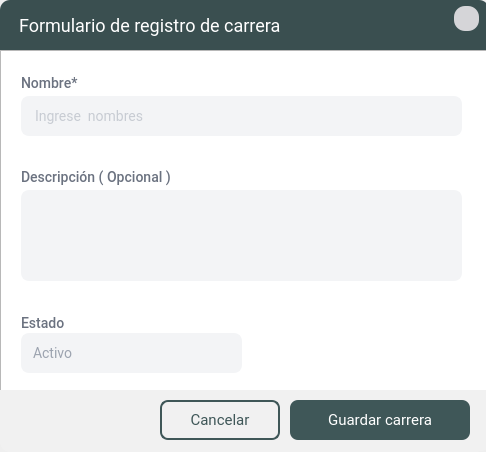
<?xml version="1.0" encoding="UTF-8"?>
<ui version="4.0">
 <class>FormularioCarreras</class>
 <widget class="QDialog" name="FormularioCarreras">
  <property name="geometry">
   <rect>
    <x>0</x>
    <y>0</y>
    <width>486</width>
    <height>452</height>
   </rect>
  </property>
  <property name="minimumSize">
   <size>
    <width>486</width>
    <height>452</height>
   </size>
  </property>
  <property name="maximumSize">
   <size>
    <width>486</width>
    <height>452</height>
   </size>
  </property>
  <property name="windowTitle">
   <string>Formulario Carrera</string>
  </property>
  <layout class="QGridLayout" name="gridLayout">
   <property name="leftMargin">
    <number>0</number>
   </property>
   <property name="topMargin">
    <number>0</number>
   </property>
   <property name="rightMargin">
    <number>0</number>
   </property>
   <property name="bottomMargin">
    <number>0</number>
   </property>
   <property name="spacing">
    <number>0</number>
   </property>
   <item row="0" column="0">
    <widget class="QFrame" name="frame">
     <property name="styleSheet">
      <string notr="true">#frame{background-color: #f1f1f1;
border-top-left-radius: 10px;
border-top-right-radius: 10px; 
border-bottom-right-radius: 10px;
border-bottom-left-radius: 10px;}
</string>
     </property>
     <property name="frameShape">
      <enum>QFrame::StyledPanel</enum>
     </property>
     <property name="frameShadow">
      <enum>QFrame::Raised</enum>
     </property>
     <widget class="QFrame" name="frame_2">
      <property name="geometry">
       <rect>
        <x>0</x>
        <y>0</y>
        <width>489</width>
        <height>50</height>
       </rect>
      </property>
      <property name="minimumSize">
       <size>
        <width>489</width>
        <height>50</height>
       </size>
      </property>
      <property name="maximumSize">
       <size>
        <width>489</width>
        <height>50</height>
       </size>
      </property>
      <property name="styleSheet">
       <string notr="true">#frame_2{background: #3A4F50 ;border-top-left-radius: 10px;
border-top-right-radius: 10px;}</string>
      </property>
      <property name="frameShape">
       <enum>QFrame::NoFrame</enum>
      </property>
      <property name="frameShadow">
       <enum>QFrame::Raised</enum>
      </property>
      <widget class="QToolButton" name="btn_close">
       <property name="geometry">
        <rect>
         <x>454</x>
         <y>6</y>
         <width>25</width>
         <height>25</height>
        </rect>
       </property>
       <property name="focusPolicy">
        <enum>Qt::NoFocus</enum>
       </property>
       <property name="toolTip">
        <string>Cerrar</string>
       </property>
       <property name="styleSheet">
        <string notr="true">#btn_close{
font-family: Roboto;
font-weight: normal;
font-size: 14px;
background-color: #d5d5d8;
color: #6B7280;
border-radius:11px
}



#btn_close:hover{background:#ce4d3a ;
border-radius:11px; }

</string>
       </property>
       <property name="text">
        <string/>
       </property>
       <property name="icon">
        <iconset resource="../image/source.qrc">
         <normaloff>:/menu/x.png</normaloff>:/menu/x.png</iconset>
       </property>
       <property name="iconSize">
        <size>
         <width>13</width>
         <height>13</height>
        </size>
       </property>
       <property name="autoRaise">
        <bool>true</bool>
       </property>
      </widget>
      <widget class="QLabel" name="lbl_titulo_ventana">
       <property name="geometry">
        <rect>
         <x>19</x>
         <y>15</y>
         <width>401</width>
         <height>21</height>
        </rect>
       </property>
       <property name="styleSheet">
        <string notr="true">QLabel{font-family: Roboto;
font-style: normal;
font-weight: normal;
font-size: 18px;
line-height: 23px;
letter-spacing: 0.02em;
color: #FFFFFF;}</string>
       </property>
       <property name="text">
        <string>Formulario de registro de carrera</string>
       </property>
      </widget>
     </widget>
     <widget class="QScrollArea" name="scrollArea">
      <property name="geometry">
       <rect>
        <x>0</x>
        <y>50</y>
        <width>491</width>
        <height>341</height>
       </rect>
      </property>
      <property name="styleSheet">
       <string notr="true">
QLabel{
font-family: Roboto;
font-style: normal;
font-weight: 450;
font-size: 14px;
letter-spacing: 0.02em;
color: #6B7280;}


QLineEdit{
font-family: Roboto;
font-style: normal;
font-weight: normal;
font-size: 14px;
letter-spacing: 0.02em;
background: #F3F4F6;
border: 2px solid #F3F4F6;
border-radius: 8px;
color:#9CA3AF;
padding:10px}

QLineEdit::focus{
background: #FFFFFF;
border: 2px solid #344647;
border-radius: 8px;
}

/* PLANTEXT*/
QPlainTextEdit{
font-family: Roboto;
font-style: normal;
font-weight: normal;
font-size: 14px;
letter-spacing: 0.02em;
background: #F3F4F6;
border: 2px solid #F3F4F6;
border-radius: 8px;
color:#9CA3AF;
padding:10px}

QPlainTextEdit::focus{
background: #FFFFFF;
border: 2px solid #3a4f50;
border-radius: 8px;
}



/* QLabel para Mostrar Error */
QLabel#errorNombre{
    font-family: Roboto;
    font-style: normal;
    font-weight: bold;
    font-size: 14px;
    color: #D32F2F; 
}

/* COMBOBOX */

QComboBox{
font-family: Roboto;
font-style: normal;
font-weight: normal;
font-size: 14px;
letter-spacing: 0.02em;
background: #F3F4F6;
color:#9CA3AF;
border-radius:8px;
padding:10px;
combobox-popup: 0;
border: 2px solid #F3F4F6;

}


QComboBox::drop-down
{
    width: 20px;
    border-left-width: 1px;
	padding: 10px 10px 10px 20px;
 }


QComboBox QAbstractItemView {
	color:#9CA3AF;
	font-size:14px;
	background-color: #F3F4F6;
	selection-background-color:#344647;
	selection-color:#ffffff;
	outline: 0px;
   border: 1px solid #344647;
 border-radius:8px;
padding:10px
}



QComboBox::down-arrow
{
	image: url(:/menu/contraerabajo.png);
     width: 11px;
     height: 11px;
}

QComboBox::focus{
background: #FFFFFF;
border: 2px solid #344647;
border-radius: 8px;
}


</string>
      </property>
      <property name="widgetResizable">
       <bool>true</bool>
      </property>
      <widget class="QWidget" name="scroll_registro_estudiante">
       <property name="geometry">
        <rect>
         <x>0</x>
         <y>0</y>
         <width>489</width>
         <height>339</height>
        </rect>
       </property>
       <property name="minimumSize">
        <size>
         <width>0</width>
         <height>250</height>
        </size>
       </property>
       <property name="styleSheet">
        <string notr="true">#scroll_registro_estudiante{
	background-color: rgb(255, 255, 255);
}</string>
       </property>
       <widget class="QLineEdit" name="line_nombre">
        <property name="enabled">
         <bool>true</bool>
        </property>
        <property name="geometry">
         <rect>
          <x>20</x>
          <y>45</y>
          <width>441</width>
          <height>40</height>
         </rect>
        </property>
        <property name="styleSheet">
         <string notr="true"/>
        </property>
        <property name="maxLength">
         <number>30</number>
        </property>
        <property name="frame">
         <bool>true</bool>
        </property>
        <property name="alignment">
         <set>Qt::AlignLeading|Qt::AlignLeft|Qt::AlignVCenter</set>
        </property>
        <property name="placeholderText">
         <string>Ingrese  nombres</string>
        </property>
       </widget>
       <widget class="QLabel" name="lbl11">
        <property name="geometry">
         <rect>
          <x>20</x>
          <y>20</y>
          <width>171</width>
          <height>21</height>
         </rect>
        </property>
        <property name="styleSheet">
         <string notr="true"/>
        </property>
        <property name="text">
         <string>Nombre*</string>
        </property>
        <property name="alignment">
         <set>Qt::AlignBottom|Qt::AlignLeading|Qt::AlignLeft</set>
        </property>
       </widget>
       <widget class="QPlainTextEdit" name="plain_descripcion">
        <property name="geometry">
         <rect>
          <x>20</x>
          <y>139</y>
          <width>441</width>
          <height>91</height>
         </rect>
        </property>
        <property name="minimumSize">
         <size>
          <width>0</width>
          <height>0</height>
         </size>
        </property>
        <property name="maximumSize">
         <size>
          <width>16777215</width>
          <height>16777215</height>
         </size>
        </property>
        <property name="styleSheet">
         <string notr="true"/>
        </property>
       </widget>
       <widget class="QLabel" name="lbl11_2">
        <property name="geometry">
         <rect>
          <x>20</x>
          <y>114</y>
          <width>171</width>
          <height>21</height>
         </rect>
        </property>
        <property name="styleSheet">
         <string notr="true"/>
        </property>
        <property name="text">
         <string>Descripción ( Opcional )</string>
        </property>
        <property name="alignment">
         <set>Qt::AlignBottom|Qt::AlignLeading|Qt::AlignLeft</set>
        </property>
       </widget>
       <widget class="QLabel" name="errorNombre">
        <property name="geometry">
         <rect>
          <x>20</x>
          <y>85</y>
          <width>441</width>
          <height>16</height>
         </rect>
        </property>
        <property name="text">
         <string/>
        </property>
       </widget>
       <widget class="QLabel" name="lbl11_3">
        <property name="geometry">
         <rect>
          <x>20</x>
          <y>260</y>
          <width>171</width>
          <height>21</height>
         </rect>
        </property>
        <property name="styleSheet">
         <string notr="true"/>
        </property>
        <property name="text">
         <string>Estado</string>
        </property>
        <property name="alignment">
         <set>Qt::AlignBottom|Qt::AlignLeading|Qt::AlignLeft</set>
        </property>
       </widget>
       <widget class="QComboBox" name="cbo_estado">
        <property name="geometry">
         <rect>
          <x>20</x>
          <y>282</y>
          <width>221</width>
          <height>40</height>
         </rect>
        </property>
        <item>
         <property name="text">
          <string>Activo</string>
         </property>
        </item>
        <item>
         <property name="text">
          <string>Inactivo</string>
         </property>
        </item>
       </widget>
      </widget>
     </widget>
     <widget class="QFrame" name="frame_pie_pagina">
      <property name="geometry">
       <rect>
        <x>0</x>
        <y>390</y>
        <width>491</width>
        <height>61</height>
       </rect>
      </property>
      <property name="styleSheet">
       <string notr="true">#frame_pie_pagina{background-color: #f1f1f1; 
border-bottom-right-radius: 10px;
border-bottom-left-radius: 10px;}

/*  BOTON */

QPushButton {
    font-family: Roboto;
    font-style: normal;
    font-weight: normal;
    font-size: 15px;
    letter-spacing: 0.02em;
    color: white;
    padding: 8px 16px;
    background: #3f5758;
    border: none; 
    border-radius: 8px; 
}

QPushButton:hover {
    background: #4a6b6c; 
    border: none;
    border-radius: 8px;
}


QPushButton:pressed {
    background: #2e4546;
    border: none;
    border-radius: 8px;
}


/* Botón Cancelar */
QPushButton#cancelButton {
    font-family: Roboto;
    font-style: normal;
    font-weight: normal;
    font-size: 15px;
    letter-spacing: 0.02em;
    color: #3f5758;
    padding: 8px 16px;
    background: transparent;
    border: 2px solid #3f5758; 
    border-radius: 8px; 
}

QPushButton#cancelButton:hover {
    background: rgba(63, 87, 88, 0.1); /* Fondo ligeramente oscuro en hover */
    color: #2e4546; 
    border: 2px solid #2e4546;
}

QPushButton#cancelButton:pressed {
    background: rgba(63, 87, 88, 0.2); /* Fondo más oscuro en estado presionado */
    color: #1c2d2e; 
    border: 2px solid #1c2d2e;
}

</string>
      </property>
      <property name="frameShape">
       <enum>QFrame::StyledPanel</enum>
      </property>
      <property name="frameShadow">
       <enum>QFrame::Raised</enum>
      </property>
      <widget class="QPushButton" name="btn_agregar_carrera">
       <property name="geometry">
        <rect>
         <x>290</x>
         <y>10</y>
         <width>180</width>
         <height>40</height>
        </rect>
       </property>
       <property name="minimumSize">
        <size>
         <width>180</width>
         <height>40</height>
        </size>
       </property>
       <property name="maximumSize">
        <size>
         <width>110</width>
         <height>40</height>
        </size>
       </property>
       <property name="cursor">
        <cursorShape>PointingHandCursor</cursorShape>
       </property>
       <property name="styleSheet">
        <string notr="true"/>
       </property>
       <property name="text">
        <string>Guardar carrera</string>
       </property>
       <property name="icon">
        <iconset resource="../image/source.qrc">
         <normaloff>:/menu/botonadd.png</normaloff>:/menu/botonadd.png</iconset>
       </property>
       <property name="iconSize">
        <size>
         <width>15</width>
         <height>21</height>
        </size>
       </property>
      </widget>
      <widget class="QPushButton" name="cancelButton">
       <property name="geometry">
        <rect>
         <x>160</x>
         <y>10</y>
         <width>120</width>
         <height>40</height>
        </rect>
       </property>
       <property name="minimumSize">
        <size>
         <width>120</width>
         <height>40</height>
        </size>
       </property>
       <property name="maximumSize">
        <size>
         <width>120</width>
         <height>40</height>
        </size>
       </property>
       <property name="cursor">
        <cursorShape>PointingHandCursor</cursorShape>
       </property>
       <property name="focusPolicy">
        <enum>Qt::NoFocus</enum>
       </property>
       <property name="styleSheet">
        <string notr="true"/>
       </property>
       <property name="text">
        <string>Cancelar</string>
       </property>
       <property name="icon">
        <iconset resource="../image/source.qrc">
         <normaloff>:/menu/no.png</normaloff>:/menu/no.png</iconset>
       </property>
       <property name="iconSize">
        <size>
         <width>15</width>
         <height>21</height>
        </size>
       </property>
      </widget>
     </widget>
    </widget>
   </item>
  </layout>
 </widget>
 <resources>
  <include location="../image/source.qrc"/>
 </resources>
 <connections/>
</ui>
